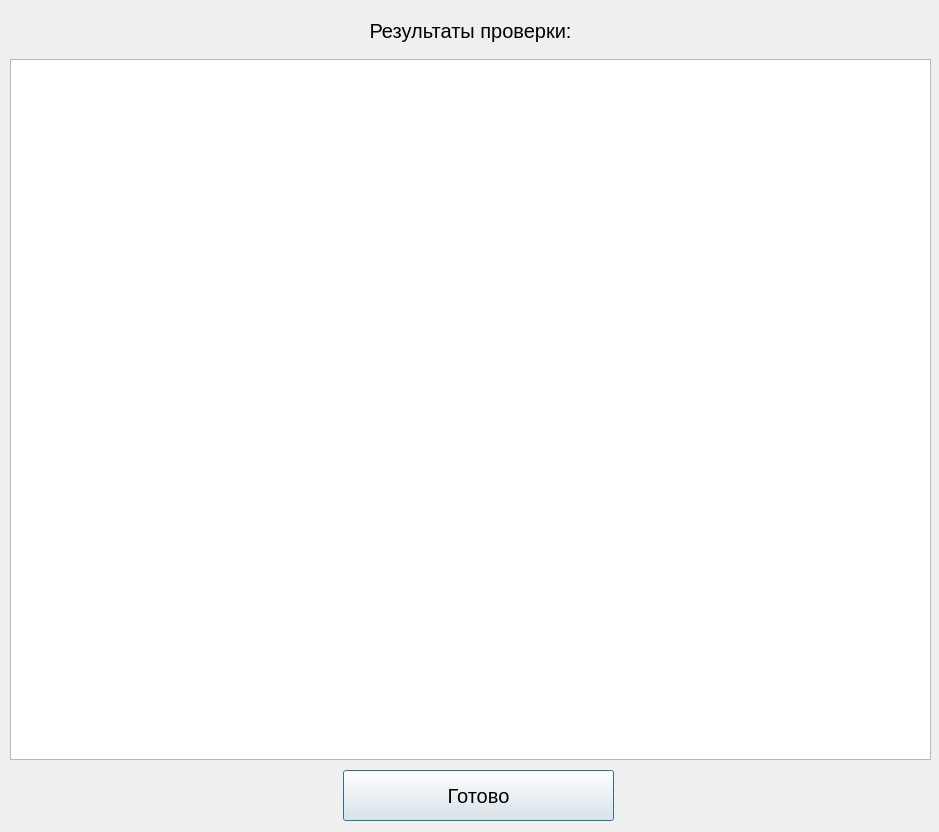
<?xml version="1.0" encoding="UTF-8"?>
<ui version="4.0">
 <class>Dialog</class>
 <widget class="QDialog" name="Dialog">
  <property name="geometry">
   <rect>
    <x>0</x>
    <y>0</y>
    <width>939</width>
    <height>832</height>
   </rect>
  </property>
  <property name="font">
   <font>
    <pointsize>15</pointsize>
   </font>
  </property>
  <property name="windowTitle">
   <string>Dialog</string>
  </property>
  <widget class="QTextEdit" name="resTxt">
   <property name="geometry">
    <rect>
     <x>10</x>
     <y>59</y>
     <width>921</width>
     <height>701</height>
    </rect>
   </property>
   <property name="font">
    <font>
     <pointsize>15</pointsize>
    </font>
   </property>
  </widget>
  <widget class="QLabel" name="lbl">
   <property name="geometry">
    <rect>
     <x>0</x>
     <y>0</y>
     <width>941</width>
     <height>61</height>
    </rect>
   </property>
   <property name="font">
    <font>
     <pointsize>15</pointsize>
     <weight>50</weight>
     <italic>false</italic>
     <bold>false</bold>
     <underline>false</underline>
     <strikeout>false</strikeout>
     <stylestrategy>PreferDefault</stylestrategy>
     <kerning>true</kerning>
    </font>
   </property>
   <property name="layoutDirection">
    <enum>Qt::LeftToRight</enum>
   </property>
   <property name="autoFillBackground">
    <bool>false</bool>
   </property>
   <property name="text">
    <string>Результаты проверки:</string>
   </property>
   <property name="alignment">
    <set>Qt::AlignCenter</set>
   </property>
  </widget>
  <widget class="QPushButton" name="readyBtn">
   <property name="geometry">
    <rect>
     <x>343</x>
     <y>770</y>
     <width>271</width>
     <height>51</height>
    </rect>
   </property>
   <property name="text">
    <string>Готово</string>
   </property>
  </widget>
 </widget>
 <resources/>
 <connections/>
</ui>
